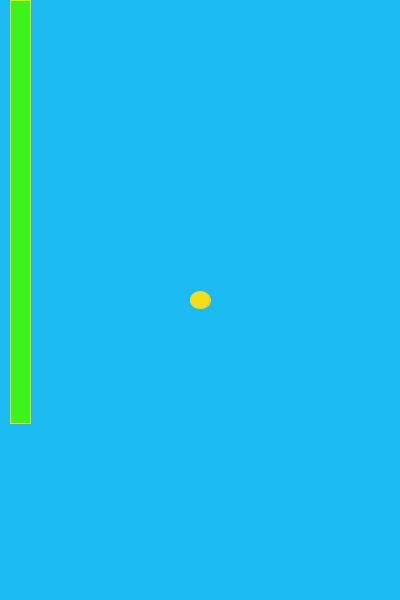
Frame 1 (no input)
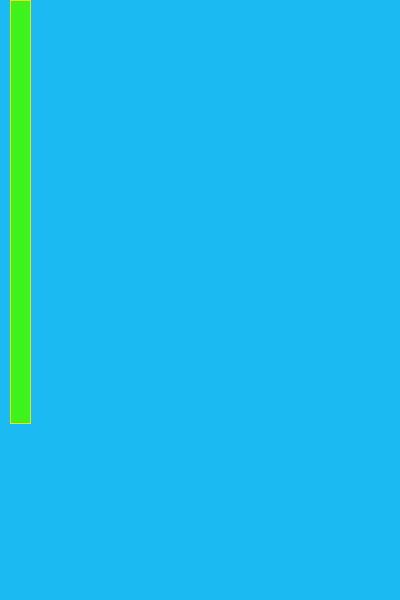
Frame 60 (the mouse pressed at the canvas centre just before this capture)
Frame 120 (the mouse held since frame 60 and released just before this capture): identical to frame 60, image omitted

The Processing sketch that drew these frames (run headless with seeded random() and noise(); from frame 60 on, the mouse is pressed at the canvas centre):

// Processing sketch: Flappy
// ── Flappy.pde
int ybird = 300;
int birdYVelocity = 30;
int gravity = 1;
int pipeX = 10;
int upperPipeHeight = (int) random(100, 600);
int pipeGap = (int) random(50, 85);
int lowerY = 20 + upperPipeHeight + pipeGap;

void setup() {
  size(400, 600);
}

void draw() {
 background(#1BBAF2);
 fill(#F2DD1B);
 stroke(#F2DD1B);
 ellipse(200, ybird, 20, 17); 
 
 if(mousePressed) {
   ybird = ybird - 18;
 }
 
 ybird = ybird + 6;
 
 fill(#3EF21B);
 rect(pipeX, 0, 20, upperPipeHeight);
 
 fill(#3EF21B);
 rect(pipeX, -600, 20, lowerY);
}
